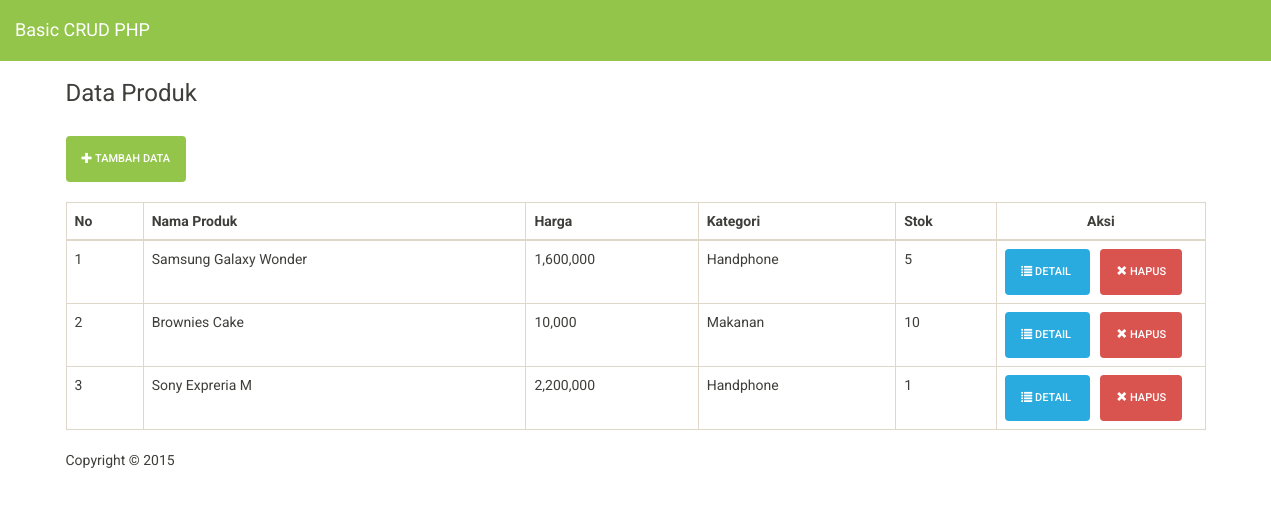
The page / on the database its author committed.
### tables this page shows
CREATE TABLE IF NOT EXISTS `produk` (
  `id_produk` int(11) NOT NULL AUTO_INCREMENT,
  `nama_produk` varchar(50) NOT NULL,
  `harga_produk` int(11) NOT NULL,
  `id_kategori` int(11) NOT NULL,
  `id_toko` int(11) NOT NULL,
  `keterangan_produk` text NOT NULL,
  `gambar_produk` varchar(100) NOT NULL,
  `stok` int(11) NOT NULL,
  PRIMARY KEY (`id_produk`)
);

CREATE TABLE IF NOT EXISTS `kategori` (
  `id_kategori` int(11) NOT NULL AUTO_INCREMENT,
  `nama_kategori` varchar(50) NOT NULL,
  PRIMARY KEY (`id_kategori`)
);

### index.php (the view, shortened to what this page needs)
<?php include "header.php"; ?>
<div class="container">
	<div class="row">
	<div class="col-lg-12">
		<h3>Data Produk</h3>
		<br/>
		<a href="tambahproduk.php" role="button" class="btn btn-success">
			<span class='glyphicon glyphicon-plus' aria-hidden='true'></span> Tambah Data</a>&nbsp;&nbsp;
		<br/><br/>
		<table class="table table-bordered">
		  <thead>
			<tr>
			  <th>No</th>
			  <th>Nama Produk</th>
			  <th>Harga</th>
			  <th>Kategori</th>
			  <th>Stok</th>
			  <th><center>Aksi</center></th>
			</tr>
		  </thead>
		  <tbody>
			<?php
				include "koneksi.php";
				$tampil = "SELECT * FROM produk AS p
							INNER JOIN kategori AS k ON p.id_kategori=k.id_kategori
							INNER JOIN toko AS t ON p.id_toko=t.id_toko";
				$qtampil = mysqli_query($koneksi,$tampil);
				$no = 1;
				while($hasil = mysqli_fetch_array($qtampil, MYSQL_ASSOC)) {
					$id = $hasil['id_produk'];
					$nama = $hasil['nama_produk'];
					$harga = $hasil['harga_produk'];
					$kategori = $hasil['nama_kategori'];
					$stok = $hasil['stok'];
			?>
			<tr>
				<td><?php echo $no ?></td>
				<td><?php echo $nama ?></td>
				<td><?php echo number_format($harga) ?></td>
				<td><?php echo $kategori ?></td>
				<td><?php echo $stok ?></td>
				<td>
					<div style='margin-right:-100px; margin-left:+10'>
					<a href="detailproduk.php?id=<?php echo $id ?>" role="button" class="btn btn-info">
					  <span class="glyphicon glyphicon-list" aria-hidden="true"></span> Detail&nbsp;
					</a>&nbsp;&nbsp;
					<a href="#myModal_<?php echo $id; ?>" role="button" class="btn btn-danger" data-toggle="modal">
						<span class="glyphicon glyphicon-remove" aria-hidden="true"></span> Hapus</a>
					</div>
				</td>
			</tr>
			<?php
					$no++;
				}
			?>
		  </tbody>
		</table>
	</div>
	</div>
	<footer>
		<p>Copyright &copy; 2015</p>
	</footer>
</div>
</body>
</html>

### header.php (shortened to what this page needs)
<!DOCTYPE html>
<html lang="en">
  <head>
    <link href="css/bootstrap.css" rel="stylesheet">
    <link href="css/bootstrap.min.css" rel="stylesheet">
  </head>
  <body>
		<div class="navbar navbar-inverse navbar-fixed-top">
		  <div class="navbar-header">
			<a class="navbar-brand" href="#">Basic CRUD PHP</a>
		  </div>
		  <div class="navbar-collapse collapse navbar-responsive-collapse">
		  </div>
		</div>

### header.php (style rules this page uses)
body { padding-top: 60px; padding-bottom: 40px; }

### rows shown on the page
produk: nama_produk "Samsung Galaxy Wonder", harga_produk "1,600,000", id_kategori.nama_kategori "Handphone", stok "5"
produk: nama_produk "Brownies Cake", harga_produk "10,000", id_kategori.nama_kategori "Makanan", stok "10"
produk: nama_produk "Sony Expreria M", harga_produk "2,200,000", id_kategori.nama_kategori "Handphone", stok "1"
